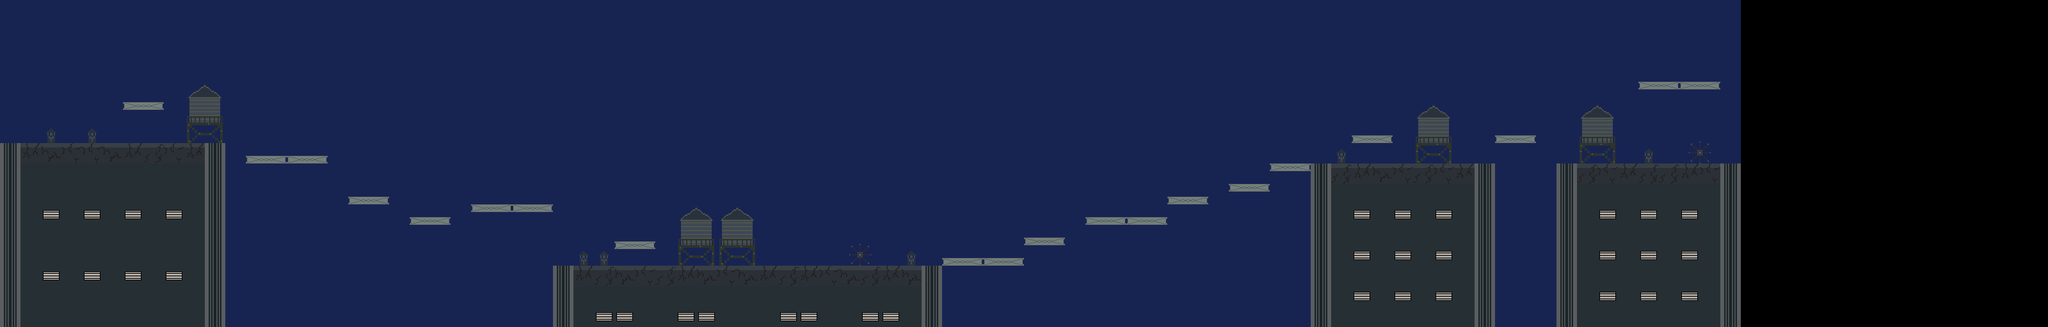

The image is a tile-based game level rendered from a .tmx file. Its description and source (layers, tilesets, objects; grid data summarised) follow:
An orthogonal 100x16 tile map with 32x32 px tiles, 2 tile layers (Background, Obstacles), 3 tilesets and 37 objects (Building1, Building2, Building3, Building4, Death, ...).

<map version="1.0" tiledversion="1.1.2" orientation="orthogonal" renderorder="right-down" width="100" height="16" tilewidth="32" tileheight="32" infinite="0" nextobjectid="124">
 <tileset firstgid="1" source="Foreground.tsx" />
 <tileset firstgid="17" source="Background.tsx" />
 <tileset firstgid="18" source="Obstacles.tsx" />
 <layer name="Background" width="100" height="16">
  <data>[1600 cells, 1360 non-empty, 8 distinct tile ids]</data>
 </layer>
 <layer name="Obstacles" width="100" height="16">
  <data>[1600 cells, 197 non-empty, 20 distinct tile ids]</data>
 </layer>
 <objectgroup name="Collisions">
  <object id="46" name="Building1" x="-0.666667" y="224" width="351.333" height="288" />
  <object id="47" name="Building2" x="864" y="416.667" width="607.333" height="96" />
  <object id="50" name="Building3" x="2047.5" y="256" width="287.5" height="255.5" />
  <object id="52" name="Building4" x="2432" y="256.5" width="287.5" height="255.5" />
  <object id="54" name="Death" x="-2" y="490" width="2722" height="21" />
  <object id="57" name="Vent1" x="72" y="200.25" width="15.75" height="23.25" />
  <object id="59" name="Vent2" x="135.75" y="200.5" width="16.25" height="23.5" />
  <object id="61" name="Vent3" x="903.75" y="392.5" width="16" height="23.75" />
  <object id="62" name="Vent4" x="935.5" y="392.5" width="17" height="24" />
  <object id="64" name="Vent5" x="1415.75" y="392.5" width="16" height="24" />
  <object id="66" name="Vent6" x="2087.5" y="232.5" width="16.5" height="23.25" />
  <object id="67" name="Vent7" x="2567.75" y="232.75" width="16" height="23.75" />
  <object id="69" name="Fan1" x="1325.67" y="380.333" width="36.3333" height="36" />
  <object id="71" name="Fan2" x="2637.67" y="220.333" width="36.3333" height="35.3333" />
  <object id="72" name="WaterTower1" x="291.667" y="131.667" width="56.6667" height="92" />
  <object id="75" name="WaterTower2" x="1059" y="324.333" width="58" height="92.6667" />
  <object id="77" name="WaterTower3" x="1124" y="324.333" width="55.6667" height="91.3333" />
  <object id="78" name="WaterTower4" x="2211.33" y="163.333" width="57" height="92.6667" />
  <object id="80" name="Girder1" x="192" y="159.333" width="64.3333" height="12.6667" />
  <object id="82" name="Girder2" x="384" y="243.667" width="128.333" height="12" />
  <object id="83" name="Girder3" x="544" y="307.333" width="64.6667" height="12.6667" />
  <object id="84" name="Girder4" x="640" y="339.333" width="64.3333" height="12.3333" />
  <object id="86" name="Girder5" x="735.667" y="319.667" width="128" height="12.3333" />
  <object id="87" name="Girder6" x="959.333" y="377.333" width="65" height="12.6667" />
  <object id="88" name="Girder7" x="1471.67" y="403.333" width="128.667" height="12.6667" />
  <object id="89" name="Girder8" x="1599.67" y="371.667" width="64.6667" height="12.3333" />
  <object id="91" name="Girder9" x="1695.67" y="339.667" width="128.333" height="13" />
  <object id="93" name="Girder10" x="1824" y="308" width="64" height="12" />
  <object id="94" name="Girder11" x="1919.67" y="287.667" width="64.3333" height="12.3333" />
  <object id="95" name="Girder12" x="1984" y="256" width="63.3333" height="11.3333" />
  <object id="97" name="Girder13" x="2112" y="211.333" width="64" height="12.3333" />
  <object id="98" name="Girder14" x="2335.33" y="211.667" width="64.6667" height="12.3333" />
  <object id="101" name="Girder15" x="2559.67" y="127.667" width="128.333" height="12.3333" />
  <object id="102" name="WaterTower5" x="2467.67" y="163.333" width="56.6667" height="92.6667" />
  <object id="121" name="Ceiling" x="-3.0303" y="0" width="2721.21" height="9.09091" />
  <object id="122" name="Right_Wall" x="2713" y="-1" width="8" height="513" />
  <object id="123" name="Left_Wall" x="-1" y="0" width="7" height="511" />
 </objectgroup>
</map>